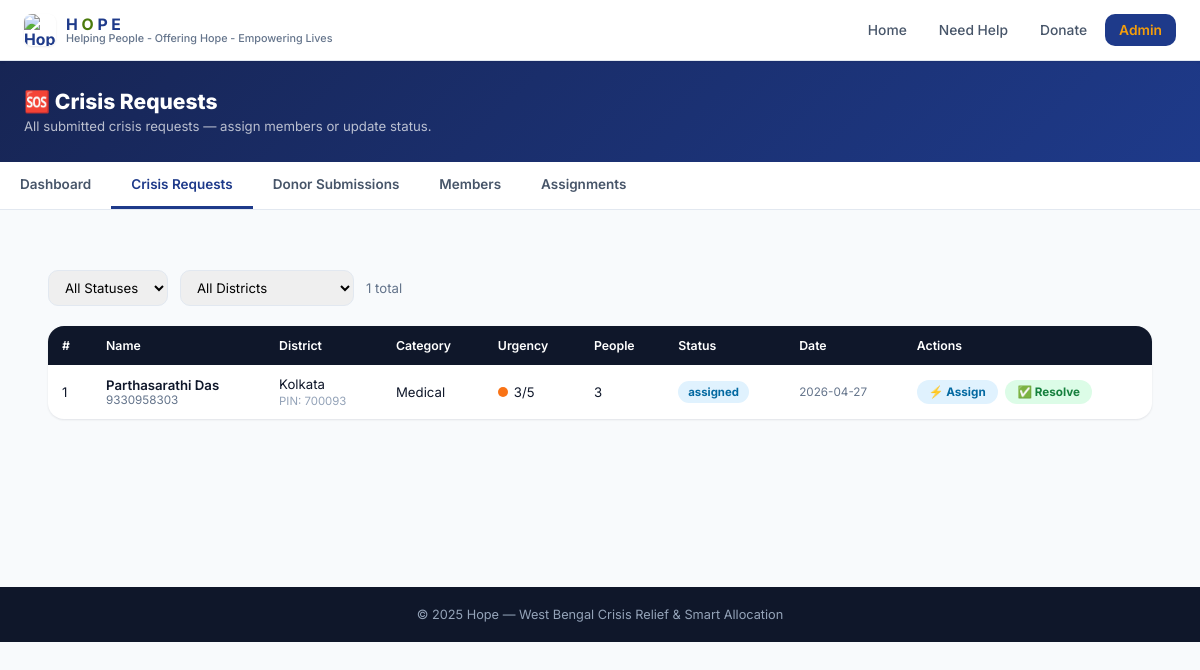
The app's page /admin/crises (signed in) with its own data.
### tables this page shows
CREATE TABLE crisis_request (
    id            INTEGER PRIMARY KEY AUTOINCREMENT,
    full_name     TEXT    NOT NULL,
    phone         TEXT    NOT NULL,
    address       TEXT    NOT NULL,
    district      TEXT    NOT NULL,
    pin_code      TEXT    NOT NULL,
    category      TEXT    NOT NULL DEFAULT 'other',
    description   TEXT    NOT NULL,
    urgency       INTEGER NOT NULL DEFAULT 3,
    people_affected INTEGER NOT NULL DEFAULT 1,
    status        TEXT    NOT NULL DEFAULT 'pending',
    created_at    TEXT    NOT NULL
);

### app.py (the view)
@app.route("/admin/crises")
@admin_required
def admin_crises():
    db = get_db()
    crises = db.execute(
        "SELECT * FROM crisis_request ORDER BY urgency DESC, created_at DESC"
    ).fetchall()
    return render_template("admin_crises.html", crises=crises, districts=WB_DISTRICTS)

### app.py (called while the page is built)
def get_db():
    if "db" not in g:
        os.makedirs(os.path.dirname(DB_PATH), exist_ok=True)
        g.db = sqlite3.connect(DB_PATH)
        g.db.row_factory = sqlite3.Row
        g.db.execute("PRAGMA foreign_keys = ON")
        g.db.execute("PRAGMA journal_mode = WAL")
    return g.db

def admin_required(f):
    @wraps(f)
    def decorated(*args, **kwargs):
        if not session.get("admin"):
            return redirect(url_for("admin_login"))
        return f(*args, **kwargs)
    return decorated

@app.after_request
def no_cache_api(resp):
    if request.path.startswith("/api/"):
        resp.headers["Cache-Control"] = "no-store"
    return resp

### templates/admin_crises.html (shortened to what this page needs)
{% extends "base.html" %}
{% block hero %}
<div class="admin-hero">
  <div class="admin-hero-inner">
    <h1 style="font-size:1.4rem;font-weight:800;margin:0;">🆘 Crisis Requests</h1>
    <p style="color:rgba(255,255,255,.7);margin:4px 0 0;font-size:.88rem;">All submitted crisis requests — assign members or update status.</p>
  </div>
</div>
<div class="admin-nav">
  <div class="admin-nav-inner">
    <a class="a-nav-link" href="/admin">Dashboard</a>
    <a class="a-nav-link active" href="/admin/crises">Crisis Requests</a>
    <a class="a-nav-link" href="/admin/donors">Donor Submissions</a>
    <a class="a-nav-link" href="/admin/members">Members</a>
    <a class="a-nav-link" href="/admin/assignments">Assignments</a>
  </div>
</div>
{% endblock %}
{% block content %}
<div class="page-wrap">
  <div class="filter-row">
    <select class="filter-select" id="filterStatus" onchange="filterTable()">
      <option value="">All Statuses</option>
    </select>
    <select class="filter-select" id="filterDistrict" onchange="filterTable()">
      <option value="">All Districts</option>
    </select>
    <span style="color:var(--slate-500);font-size:.88rem;">{{ crises|length }} total</span>
  </div>
  <table class="tbl" id="crisesTable">
    <thead>
      <tr>
        <th>#</th><th>Name</th><th>District</th><th>Category</th>
        <th>Urgency</th><th>People</th><th>Status</th><th>Date</th><th>Actions</th>
      </tr>
    </thead>
    <tbody>
    {% for c in crises %}
    <tr data-status="{{ c.status }}" data-district="{{ c.district }}">
      <td>{{ c.id }}</td>
      <td>
        <div style="font-weight:600;">{{ c.full_name }}</div>
        <div style="color:var(--slate-500);font-size:.78rem;">{{ c.phone }}</div>
      </td>
      <td>{{ c.district }}<br><span style="font-size:.76rem;color:var(--slate-400);">PIN: {{ c.pin_code }}</span></td>
      <td>{{ c.category|capitalize }}</td>
      <td>
        {% set uc = ['#94a3b8','#22c55e','#f59e0b','#f97316','#ef4444','#7f1d1d'] %}
        <span class="urgency-dot" style="background:{{ uc[c.urgency] }};"></span>{{ c.urgency }}/5
      </td>
      <td>{{ c.people_affected }}</td>
      <td><span class="badge badge-{{ c.status }}">{{ c.status }}</span></td>
      <td style="font-size:.78rem;color:var(--slate-500);">{{ c.created_at[:10] }}</td>
      <td style="white-space:nowrap;">
        <button class="action-btn" style="background:var(--cyan-soft);color:#0369a1;"
          onclick="autoAssign({{ c.id }})">⚡ Assign</button>
        <button class="action-btn" style="background:var(--green-soft);color:var(--green-dark);margin-left:4px;"
          onclick="setStatus({{ c.id }},'resolved')">✅ Resolve</button>
      </td>
    </tr>
    {% else %}
    <tr><td colspan="9" style="text-align:center;color:var(--slate-400);padding:32px;">No crisis requests yet.</td></tr>
    {% endfor %}
    </tbody>
  </table>
</div>
{% endblock %}

### static/css/main.css (style rules this page uses)
:root { --navy: #1e3a8a; --navy-dark: #172554; --navy-light: #3b82f6; --green: #16a34a; --green-dark: #15803d; --green-soft: #dcfce7; --amber: #f59e0b; --amber-soft: #fef3c7; --red: #ef4444; --red-soft: #fee2e2; --purple: #7c3aed; --purple-soft: #ede9fe; --cyan: #0ea5e9; --cyan-soft: #e0f2fe; --slate-900: #0f172a; --slate-700: #334155; --slate-600: #475569; --slate-500: #64748b; --slate-400: #94a3b8; --slate-300: #cbd5e1; --slate-200: #e2e8f0; --slate-100: #f1f5f9; --slate-50: #f8fafc; --white: #ffffff; --radius-sm: 6px; --radius-md: 10px; --radius-lg: 16px; --radius-xl: 24px; --shadow-sm: 0 1px 2px rgba(15, 23, 42, .06), 0 1px 3px rgba(15, 23, 42, .04); --shadow-md: 0 4px 6px -1px rgba(15, 23, 42, .08), 0 2px 4px -2px rgba(15, 23, 42, .05); --shadow-lg: 0 10px 15px -3px rgba(15, 23, 42, .08), 0 4px 6px -4px rgba(15, 23, 42, .05); --shadow-xl: 0 20px 25px -5px rgba(15, 23, 42, .1), 0 8px 10px -6px rgba(15, 23, 42, .05); --transition: 180ms cubic-bezier(.4, 0, .2, 1); }
* { box-sizing: border-box; }
html, body { margin: 0; padding: 0; font-family: 'Inter', -apple-system, BlinkMacSystemFont, 'Segoe UI', sans-serif; font-size: 15px; color: var(--slate-900); background: var(--slate-50); -webkit-font-smoothing: antialiased; }
a { color: inherit; text-decoration: none; }
button { font-family: inherit; cursor: pointer; }
input, select, textarea { font-family: inherit; font-size: inherit; }
.badge { display: inline-flex; align-items: center; gap: 4px; padding: 3px 10px; border-radius: 999px; font-size: .72rem; font-weight: 600; background: var(--slate-100); color: var(--slate-700); }

### templates/admin_crises.html (style rules this page uses)
.admin-hero { background:linear-gradient(135deg,var(--navy-dark),var(--navy)); color:white; padding:28px 24px; }
.admin-hero-inner { max-width:1200px; margin:0 auto; }
.admin-nav { background:white; border-bottom:1px solid var(--slate-200); }
.admin-nav-inner { max-width:1200px; margin:0 auto; display:flex; gap:0; overflow-x:auto; }
.a-nav-link { padding:14px 20px; font-weight:600; font-size:.9rem; color:var(--slate-600); border-bottom:3px solid transparent; white-space:nowrap; text-decoration:none; }
.a-nav-link:hover,.a-nav-link.active { color:var(--navy); border-bottom-color:var(--navy); }
.page-wrap { max-width:1200px; margin:0 auto; padding:28px 24px; }
.badge { padding:4px 10px; border-radius:50px; font-size:.76rem; font-weight:700; }
.badge-assigned { background:var(--cyan-soft); color:#0369a1; }
.tbl { width:100%; border-collapse:collapse; background:white; border-radius:var(--radius-lg); overflow:hidden; box-shadow:var(--shadow-sm); }
.tbl th { background:var(--slate-900); color:white; padding:12px 14px; text-align:left; font-size:.82rem; font-weight:600; }
.tbl td { padding:11px 14px; border-bottom:1px solid var(--slate-100); font-size:.88rem; vertical-align:middle; }
.tbl tr:last-child td { border-bottom:none; }
.action-btn { padding:5px 12px; border:none; border-radius:50px; font-size:.78rem; font-weight:700; cursor:pointer; }
.urgency-dot { display:inline-block; width:10px; height:10px; border-radius:50%; margin-right:6px; }
.filter-row { display:flex; gap:12px; margin-bottom:20px; flex-wrap:wrap; align-items:center; }
.filter-select { padding:8px 12px; border:1.5px solid var(--slate-200); border-radius:var(--radius-md); font-size:.88rem; }

### records on screen
crisis_request: id "1", full_name "Parthasarathi Das", phone "9330958303", district "Kolkata", pin_code "700093", category "Medical", urgency "3", people_affected "3", status "assigned", created_at "2026-04-27"

### other values on screen
{{ crises|length }} "1"
